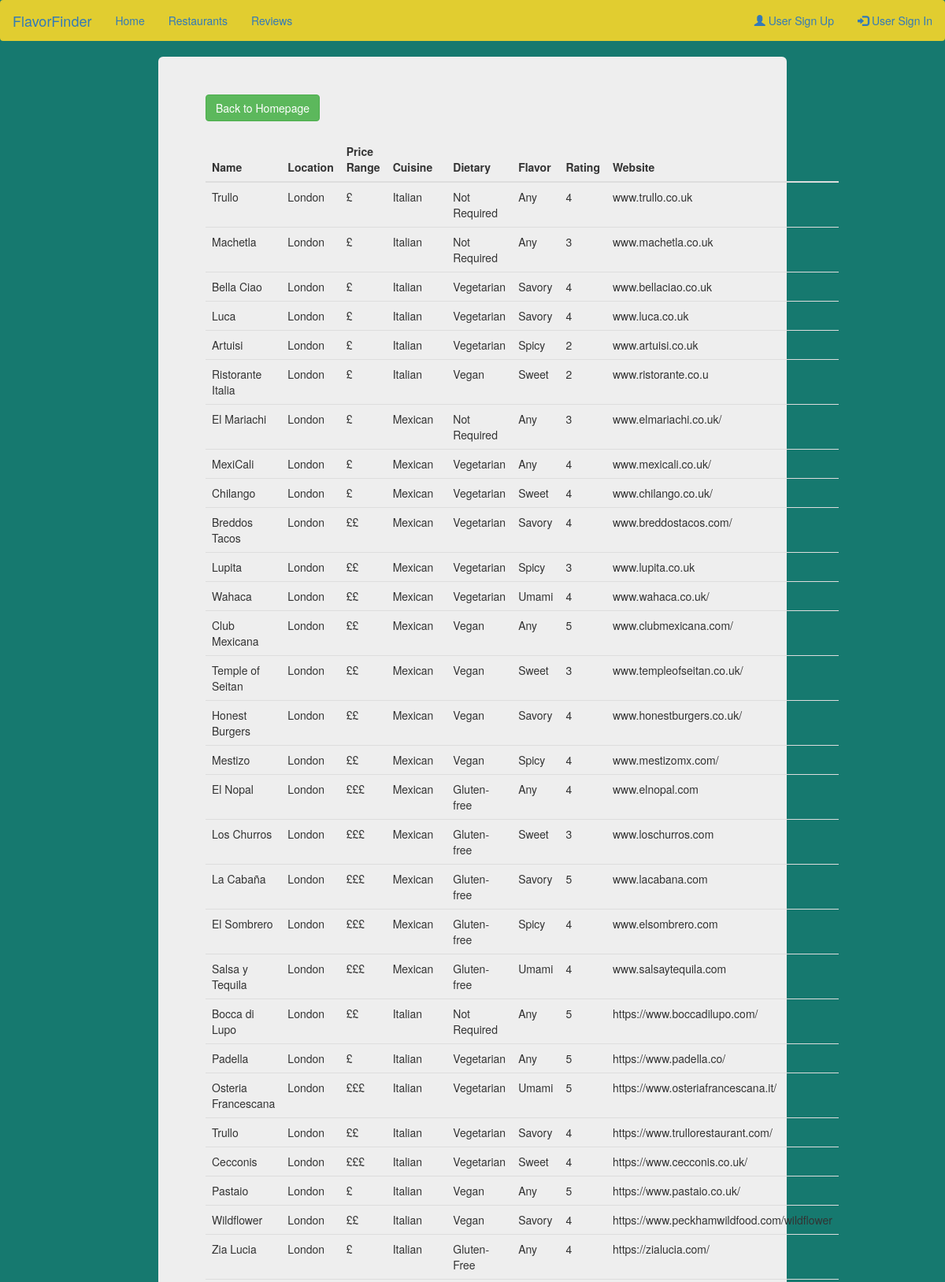
Screenshot of /search.php?location=London (upper part) with the database file from the repository.
### tables this page shows
CREATE TABLE `r_restaurant` (
  `r_id` int(11) NOT NULL,
  `r_name` varchar(255) NOT NULL,
  `location` varchar(255) NOT NULL,
  `price_range` varchar(10) NOT NULL,
  `cuisine` varchar(255) NOT NULL,
  `dietary` varchar(255) NOT NULL,
  `flavor` varchar(255) NOT NULL,
  `rating` decimal(1,0) NOT NULL,
  `website` varchar(255) NOT NULL,
  `image` varchar(255) NOT NULL
);

### search.php (the view, shortened to what this page needs)
<?php
include 'header.php';
include 'database.php';
?>
<div class="container">
	<div class="jumbotron other-color">
		<a href="index.php" role="button" class="btn btn-success"> Back to Homepage</a> <br> <br>
		<?php
		if (isset($_GET['location'])) {
			$searchLocation = $_GET['location'];
			$sql = "SELECT * FROM r_restaurant WHERE location LIKE '%$searchLocation%'";
			$result = $conn->query($sql);
		}
		?>
		<?php if ($result !== false && $result->num_rows > 0) { ?>
			<div class="table-group">
				<table class="table">
					<thead>
						<tr>
							<th>Name</th>
							<th>Location</th>
							<th>Price Range</th>
							<th>Cuisine</th>
							<th>Dietary</th>
							<th>Flavor</th>
							<th>Rating</th>
							<th>Website</th>
						</tr>
					</thead>
					<tbody>
						<?php while ($row = $result->fetch_assoc()) { ?>
							<tr>
								<td><?php echo $row['r_name']; ?></td>
								<td><?php echo $row['location']; ?></td>
								<td><?php echo $row['price_range']; ?></td>
								<td><?php echo $row['cuisine']; ?></td>
								<td><?php echo $row['dietary']; ?></td>
								<td><?php echo $row['flavor']; ?></td>
								<td><?php echo $row['rating']; ?></td>
								<td><?php echo $row['website']; ?></td>
							</tr>
						<?php } ?>
					</tbody>
				</table>
			</div>
		<?php } else { ?>
			<h2><?php echo "0 results"; ?></h2>
		<?php } ?>
	</div>
</div>

### header.php (style rules this page uses)
.other-color { margin: auto; width:70%; height: 90%; }

### search.php (style rules this page uses)
body { background-color: #16796F; }

### rows the page displays
r_restaurant: r_name "Trullo", location "London", price_range "£", cuisine "Italian", dietary "Not Required", flavor "Any", rating "4", website "www.trullo.co.uk"
r_restaurant: r_name "Machetla", location "London", price_range "£", cuisine "Italian", dietary "Not Required", flavor "Any", rating "3", website "www.machetla.co.uk"
r_restaurant: r_name "Bella Ciao", location "London", price_range "£", cuisine "Italian", dietary "Vegetarian", flavor "Savory", rating "4", website "www.bellaciao.co.uk"
r_restaurant: r_name "Luca", location "London", price_range "£", cuisine "Italian", dietary "Vegetarian", flavor "Savory", rating "4", website "www.luca.co.uk"
r_restaurant: r_name "Artuisi", location "London", price_range "£", cuisine "Italian", dietary "Vegetarian", flavor "Spicy", rating "2", website "www.artuisi.co.uk"
r_restaurant: r_name "Ristorante Italia", location "London", price_range "£", cuisine "Italian", dietary "Vegan", flavor "Sweet", rating "2", website "www.ristorante.co.u"
r_restaurant: r_name "El Mariachi", location "London", price_range "£", cuisine "Mexican", dietary "Not Required", flavor "Any", rating "3", website "www.elmariachi.co.uk/"
r_restaurant: r_name "MexiCali", location "London", price_range "£", cuisine "Mexican", dietary "Vegetarian", flavor "Any", rating "4", website "www.mexicali.co.uk/"
r_restaurant: r_name "Chilango", location "London", price_range "£", cuisine "Mexican", dietary "Vegetarian", flavor "Sweet", rating "4", website "www.chilango.co.uk/"
r_restaurant: r_name "Breddos Tacos", location "London", price_range "££", cuisine "Mexican", dietary "Vegetarian", flavor "Savory", rating "4", website "www.breddostacos.com/"
r_restaurant: r_name "Lupita", location "London", price_range "££", cuisine "Mexican", dietary "Vegetarian", flavor "Spicy", rating "3", website "www.lupita.co.uk"
r_restaurant: r_name "Wahaca", location "London", price_range "££", cuisine "Mexican", dietary "Vegetarian", flavor "Umami", rating "4", website "www.wahaca.co.uk/"
r_restaurant: r_name "Club Mexicana", location "London", price_range "££", cuisine "Mexican", dietary "Vegan", flavor "Any", rating "5", website "www.clubmexicana.com/"
r_restaurant: r_name "Temple of Seitan", location "London", price_range "££", cuisine "Mexican", dietary "Vegan", flavor "Sweet", rating "3", website "www.templeofseitan.co.uk/"
r_restaurant: r_name "Honest Burgers", location "London", price_range "££", cuisine "Mexican", dietary "Vegan", flavor "Savory", rating "4", website "www.honestburgers.co.uk/"
r_restaurant: r_name "Mestizo", location "London", price_range "££", cuisine "Mexican", dietary "Vegan", flavor "Spicy", rating "4", website "www.mestizomx.com/"
r_restaurant: r_name "El Nopal", location "London", price_range "£££", cuisine "Mexican", dietary "Gluten-free", flavor "Any", rating "4", website "www.elnopal.com"
r_restaurant: r_name "Los Churros", location "London", price_range "£££", cuisine "Mexican", dietary "Gluten-free", flavor "Sweet", rating "3", website "www.loschurros.com"
r_restaurant: r_name "La Cabaña", location "London", price_range "£££", cuisine "Mexican", dietary "Gluten-free", flavor "Savory", rating "5", website "www.lacabana.com"
r_restaurant: r_name "El Sombrero", location "London", price_range "£££", cuisine "Mexican", dietary "Gluten-free", flavor "Spicy", rating "4", website "www.elsombrero.com"
r_restaurant: r_name "Salsa y Tequila", location "London", price_range "£££", cuisine "Mexican", dietary "Gluten-free", flavor "Umami", rating "4", website "www.salsaytequila.com"
r_restaurant: r_name "Bocca di Lupo", location "London", price_range "££", cuisine "Italian", dietary "Not Required", flavor "Any", rating "5", website "https://www.boccadilupo.com/"
r_restaurant: r_name "Padella", location "London", price_range "£", cuisine "Italian", dietary "Vegetarian", flavor "Any", rating "5", website "https://www.padella.co/"
r_restaurant: r_name "Osteria Francescana", location "London", price_range "£££", cuisine "Italian", dietary "Vegetarian", flavor "Umami", rating "5", website "https://www.osteriafrancescana.it/"
r_restaurant: r_name "Trullo", location "London", price_range "££", cuisine "Italian", dietary "Vegetarian", flavor "Savory", rating "4", website "https://www.trullorestaurant.com/"
r_restaurant: r_name "Cecconis", location "London", price_range "£££", cuisine "Italian", dietary "Vegetarian", flavor "Sweet", rating "4", website "https://www.cecconis.co.uk/"
r_restaurant: r_name "Pastaio", location "London", price_range "£", cuisine "Italian", dietary "Vegan", flavor "Any", rating "5", website "https://www.pastaio.co.uk/"
r_restaurant: r_name "Wildflower", location "London", price_range "££", cuisine "Italian", dietary "Vegan", flavor "Savory", rating "4", website "https://www.peckhamwildfood.com/wildflower"
r_restaurant: r_name "Zia Lucia", location "London", price_range "£", cuisine "Italian", dietary "Gluten-Free", flavor "Any", rating "4", website "https://zialucia.com/"
